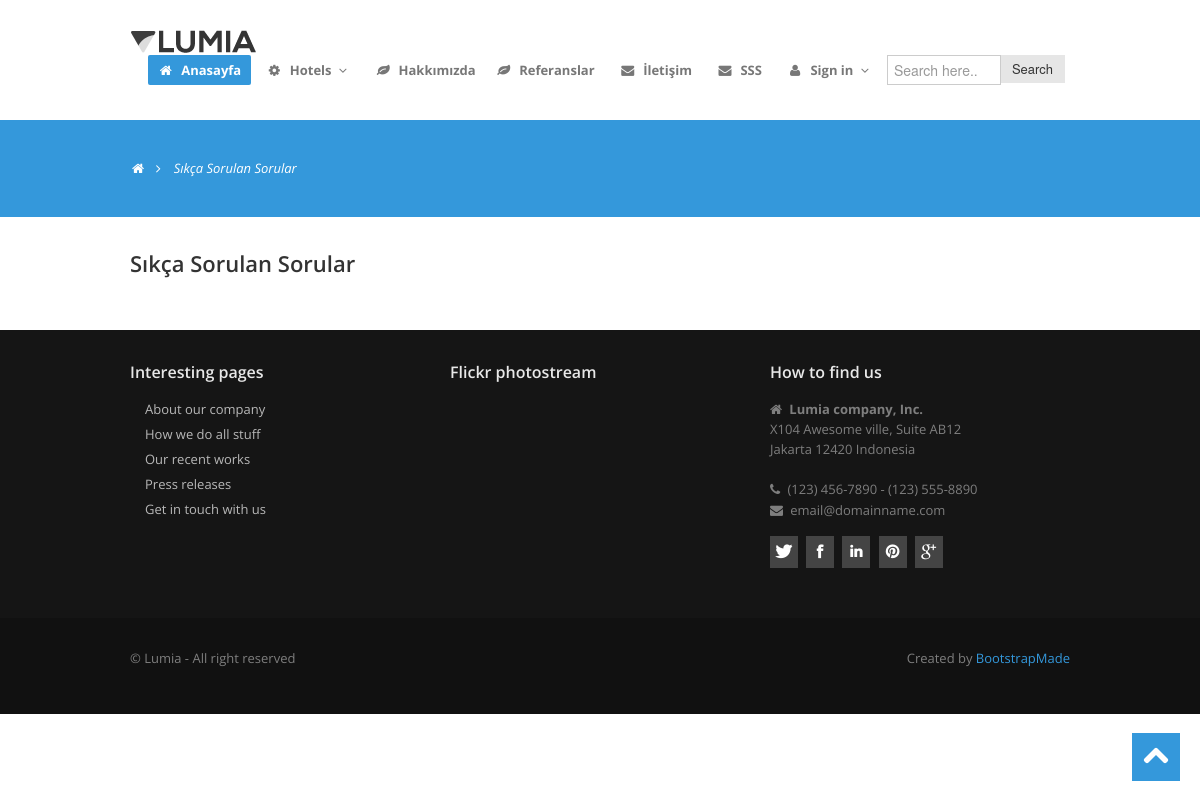
Page /faq/ on the earlier database version.
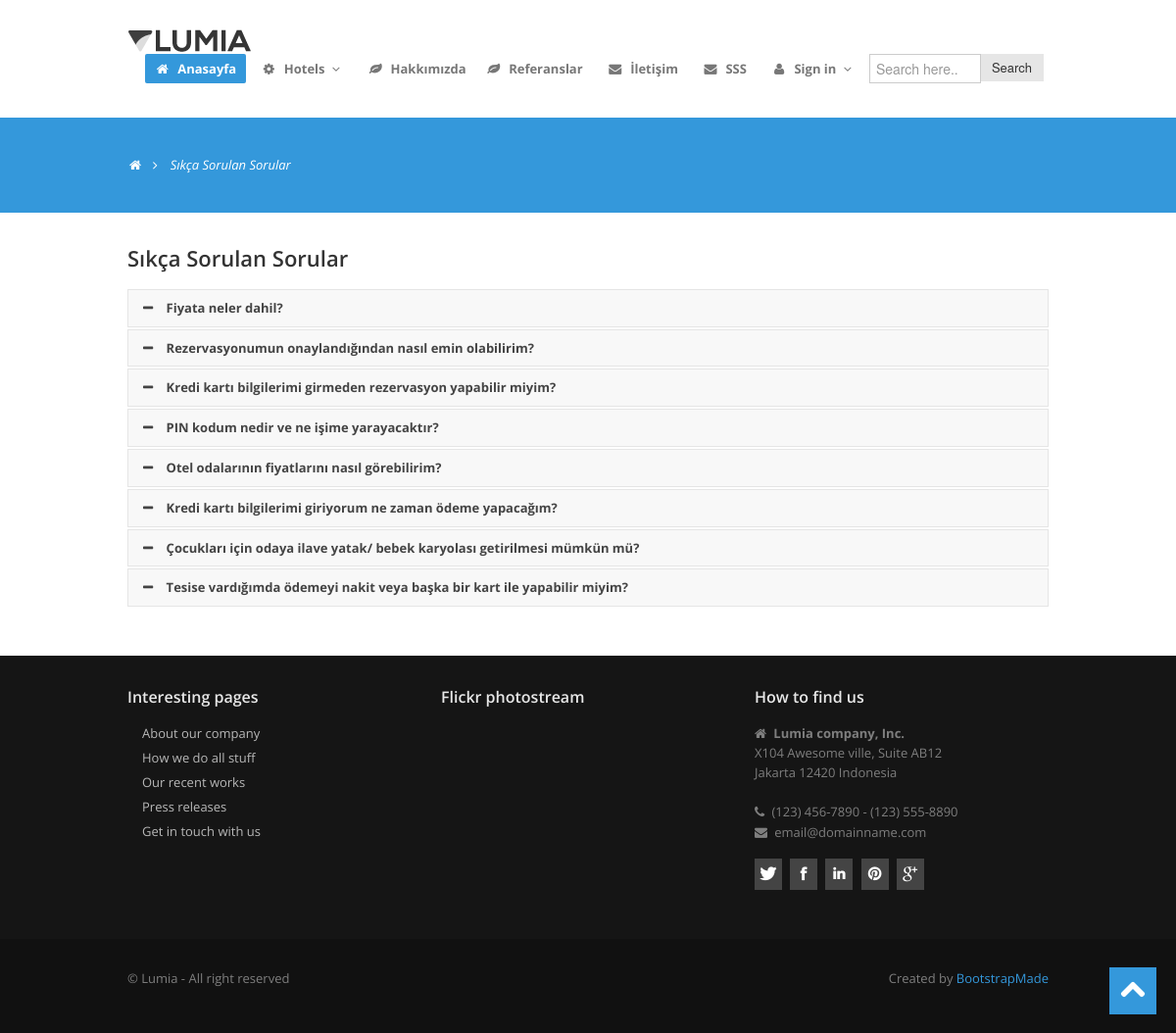
Same page on the later database version.
### home/models.py (models this page shows, shortened)
class FAQ(models.Model):
    STATUS = (
        ('True', 'Evet'),
        ('False', 'Hayır'),
    )
    ordernumber = models.IntegerField(unique=True)
    question = models.CharField(max_length=250)
    answer = models.TextField()
    status = models.CharField(max_length=10, choices=STATUS)
    create_at = models.DateTimeField(auto_now_add=True)
    update_at = models.DateTimeField(auto_now=True)

### home/views.py (the view)
# urls.py: path('faq/', views.faq, name="faq"),
def faq(request):
    category = Category.objects.all()
    product = Product.objects.all()
    faq = FAQ.objects.all().order_by('ordernumber')
    context = {
        'category': category,
        'product': product,
        'faq': faq,
    }
    return render(request, 'faq.html', context)

### home/templates/faq.html (shortened to what this page needs)
{% extends "homebase.html" %}
{% block content %}
<section id="subintro">
    <div class="container">
        <div class="row">
            <div class="span8">
                <ul class="breadcrumb">
                    <li><a href="/"><i class="icon-home"></i></a><i class="icon-angle-right"></i></li>
                    <li class="active">Sıkça Sorulan Sorular</li>
                </ul>
            </div>
        </div>
    </div>
</section>
<section id="maincontent">
    <div class="container">
        <div class="row">
                        <div class="span12">
                             <h3>Sıkça Sorulan Sorular</h3>
                            <div class="accordion" id="accordion2">
                            {% for rs in faq %}
                                <div class="accordion-group">
                                    <div class="accordion-heading">
                                        <a class="accordion-toggle" data-toggle="collapse"
                                           data-parent="#accordion2" href="#{{ rs.ordernumber }}">
                                            <i class="icon-minus"></i> {{ rs.question }} </a>
                                    </div>
                                </div>
                            {% endfor %}
                            </div>
                        </div>
            </div>
        </div>
</section>
{% endblock %}

Differences in the rows shown:
added FAQ: question "Fiyata neler dahil?"
added FAQ: question "Rezervasyonumun onaylandığından nasıl emin olabilirim?"
added FAQ: question "Kredi kartı bilgilerimi girmeden rezervasyon yapabilir miyim?"
added FAQ: question "PIN kodum nedir ve ne işime yarayacaktır?"
added FAQ: question "Otel odalarının fiyatlarını nasıl görebilirim?"
added FAQ: question "Kredi kartı bilgilerimi giriyorum ne zaman ödeme yapacağım?"
added FAQ: question "Çocukları için odaya ilave yatak/ bebek karyolası getirilmesi mümkün mü?"
added FAQ: question "Tesise vardığımda ödemeyi nakit veya başka bir kart ile yapabilir miyim?"
